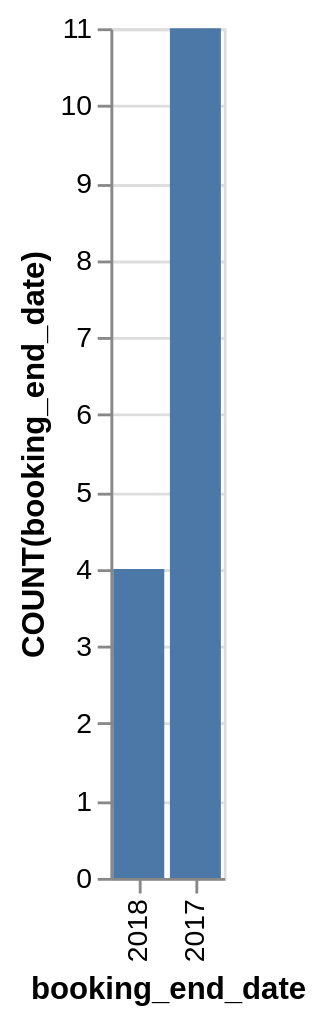

Vega-Lite specification stored for this chart:
### Vega-Lite specification from a JSON file in a GitHub repository (floating-point values rounded to 4 significant figures)
{"data": {"values": [{"x_data": "2017", "y_data": 11}, {"x_data": "2018", "y_data": 4}]}, "mark": "bar", "encoding": {"x": {"field": "x_data", "type": "nominal", "title": "booking_end_date", "sort": {"op": "sum", "field": "y_data", "order": "ascending"}}, "y": {"field": "y_data", "type": "quantitative", "title": "COUNT(booking_end_date)"}}}
